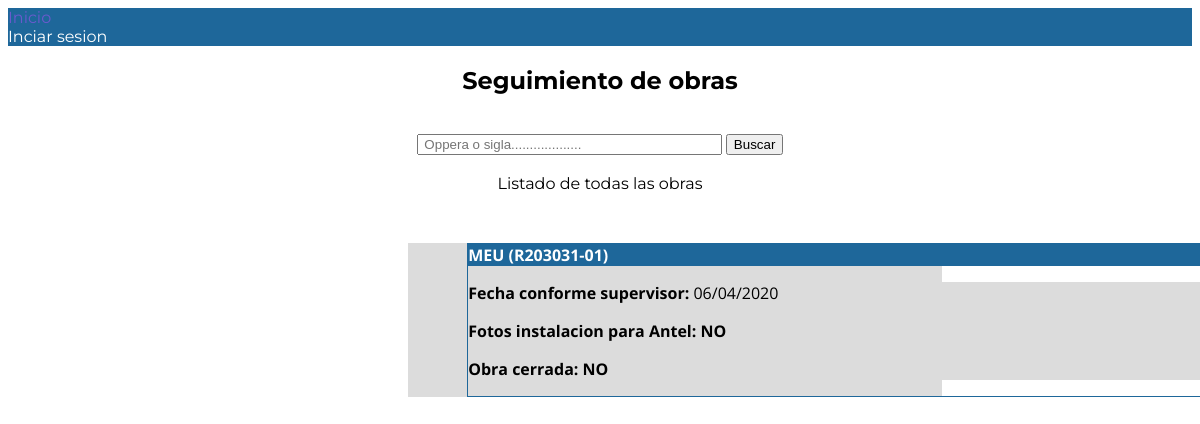
/manager/workdetail/35/, run on an earlier commit of the app's database.
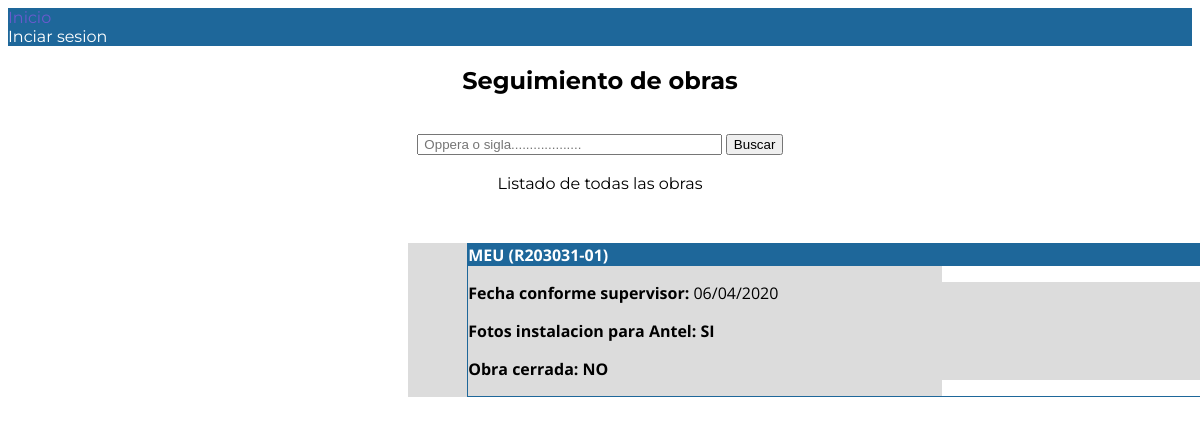
And on a later commit of the database.
### manager/views.py (the view)
# urls.py: path('workdetail/<int:pk>/',views.ViewWorkDetail.as_view(), name = 'work-detail'),
class ViewWorkDetail(generic.DetailView):
    model = WorkSheet

### templates/manager/worksheet_detail.html (shortened to what this page needs)
{% extends "base_generic.html" %}
{% load static %}
{% block content %}
<div id="wrapper2">
    <div id=tabla1>
        <div id=cabtab1>
            {{ worksheet.site }} ({{ worksheet.oppera }})
        </div>
        <div id=cuerpotab1>
            <p>{% if worksheet.cs_date %}<strong>Fecha conforme supervisor: </strong>{{ worksheet.cs_date|date:"d/m/Y"}}<br>{% endif %}</p>
            <p>{% if worksheet.ca_pics_link == 'n' %}
                <strong>Fotos instalacion para Antel: NO </strong>
                {% elif worksheet.ca_pics_link == 's'  %}
                <strong>Fotos instalacion para Antel: SI</strong>
                {% else %}
                <strong>Fotos instalacion para Antel: Sin especificar</strong>
                <br>{% endif %}</p>
            <p>{% if worksheet.closed == 'n' %}<strong>Obra cerrada: NO </strong> {% else %} <strong>Obra cerrada: SI </strong><br>{% endif %}</p>
        </div>
    </div>
</div>
{% endblock %}

What changed in the data, as far as the page shows it:
changed WorkSheet "MEU": ca_pics_link empty → "s" (drawn)
Also different on the page:
text no longer shown: "Fotos instalacion para Antel: NO"
text now shown: "Fotos instalacion para Antel: SI"
